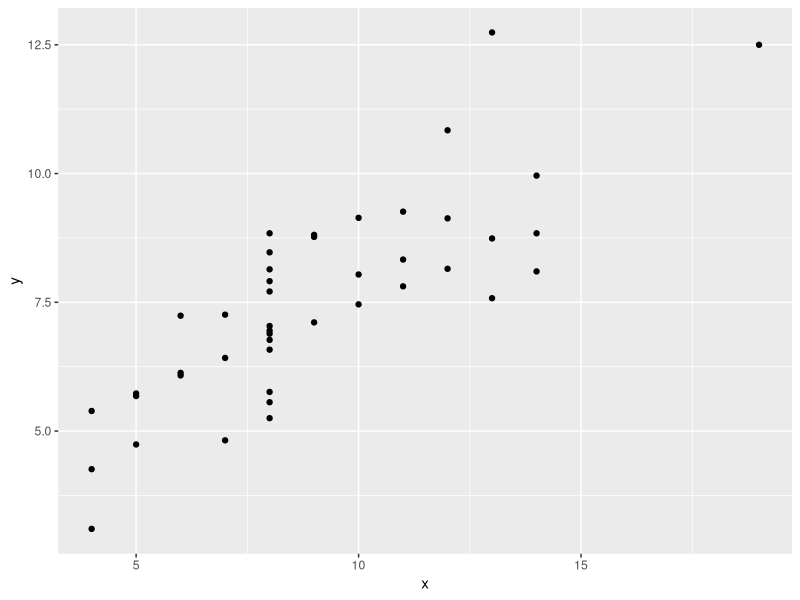
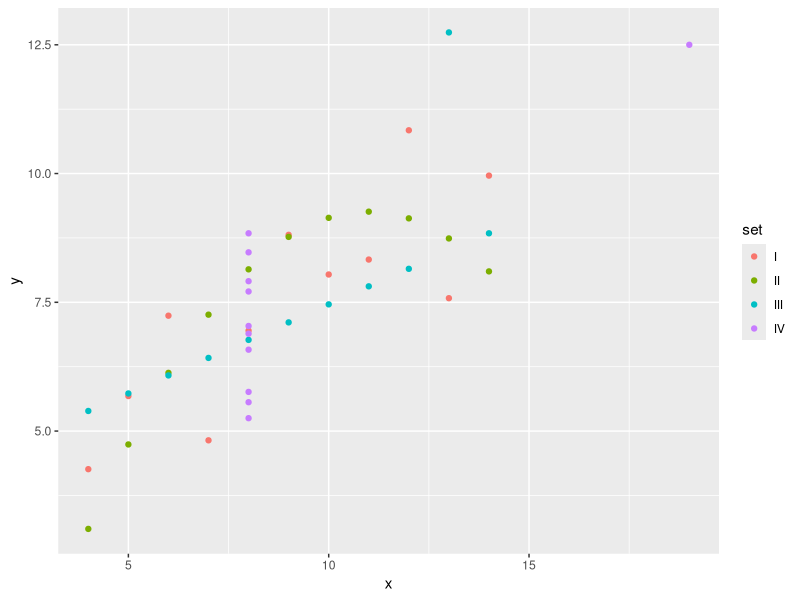
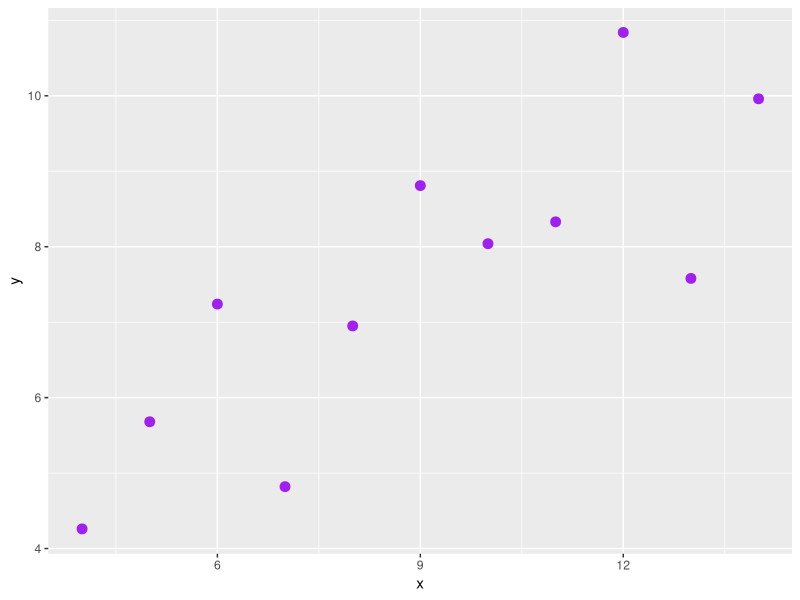
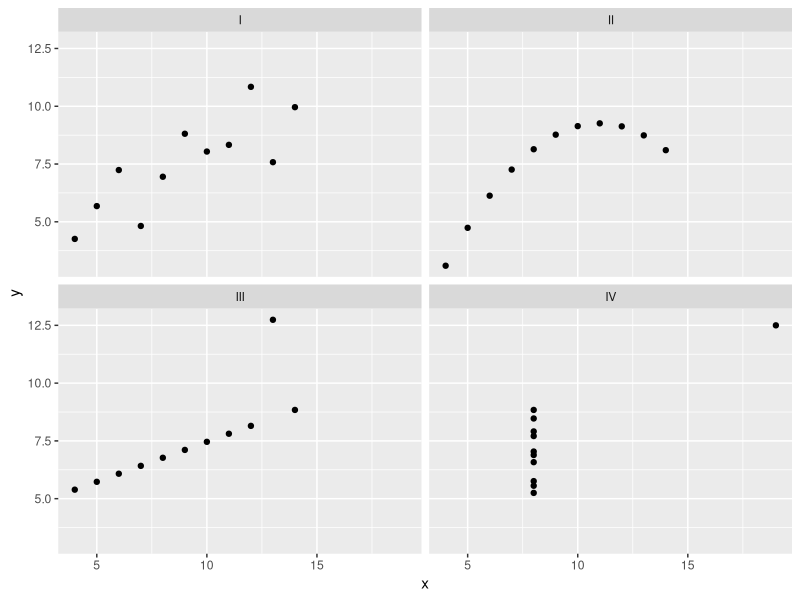
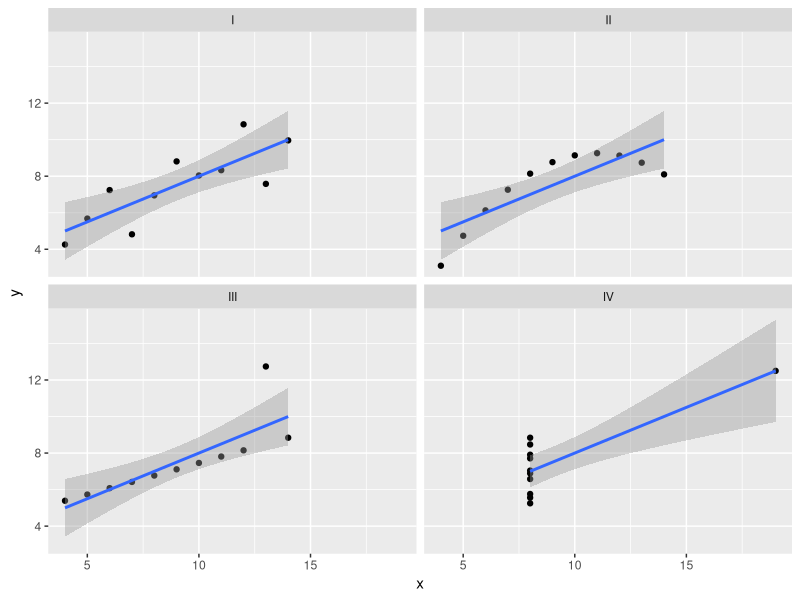
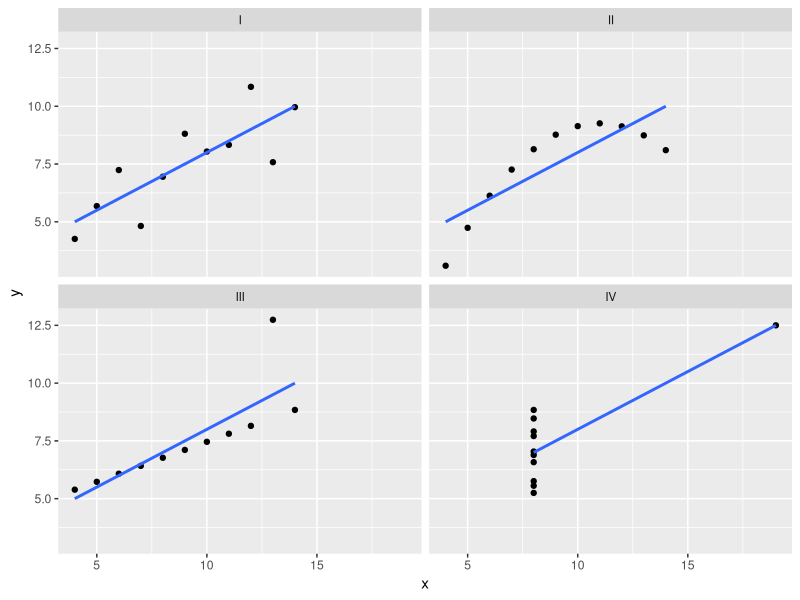

Recreate these plots in R, in order.
## ---- chunk 1

library(tidyverse)

## ---- chunk 2

anscombe

## ---- chunk 3
# old-school `gather()` and `spread()`
anscombe_tidy <- anscombe %>%
  mutate(observation = seq_len(n())) %>%
  gather(key, value, -observation) %>%
  separate(key, c("variable", "set"), 1, convert = TRUE) %>%
  mutate(set = c("I", "II", "III", "IV")[set]) %>%
  spread(variable, value) %>%
  arrange(set)

head(anscombe_tidy)

## ---- chunk 4
# example
anscombe_tidy %>%
  group_by(set) %>%
  summarize(mean.x = mean(x))

## ---- chunk 5
# solution
anscombe_tidy %>% 
  group_by(set) %>% 
  summarize(mean(x), 
            sd(x), 
            mean(y), 
            sd(y), 
            cor(x, y))


## ---- chunk 6
# example
ggplot(anscombe_tidy) + 
  geom_point(aes(x = x, y = y)) 


## ---- chunk 7
# example
ggplot(anscombe_tidy) + 
  geom_point(aes(x = x, y = y, colour = set)) 



## ---- chunk 8
# solution
anscombe_tidy %>%
  filter(set == "I") %>%
ggplot() + 
  geom_point(aes(x, y), size = 3, colour = "purple")

## ---- chunk 9

ggplot(anscombe_tidy) + 
  geom_point(aes(x, y)) + 
  facet_wrap(~set)

## ---- chunk 10

ggplot(anscombe_tidy) + 
  geom_point(aes(x, y)) + 
  geom_smooth(aes(x, y), method = lm) +
  facet_wrap(~set)

## ---- chunk 11

ggplot(anscombe_tidy, aes(x, y)) + 
  geom_point() + 
  geom_smooth(method = lm, se = FALSE) + 
  facet_wrap(~set)

